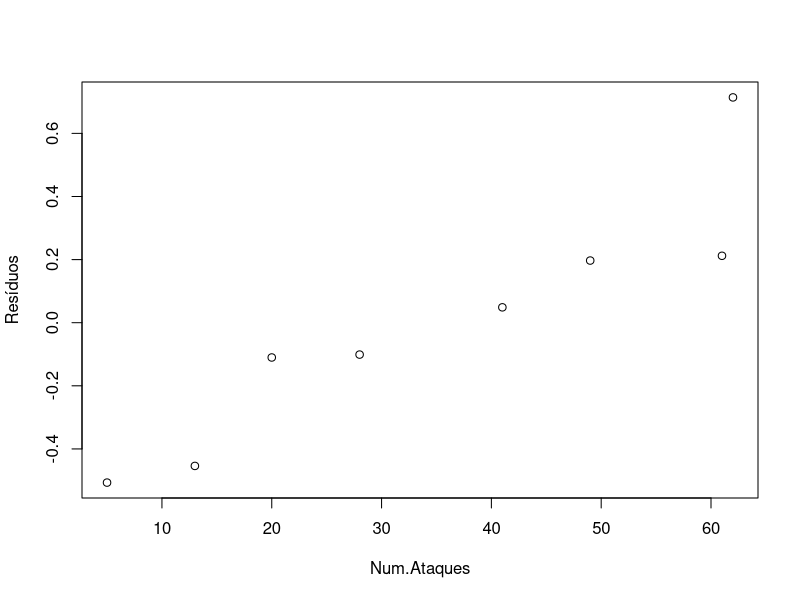
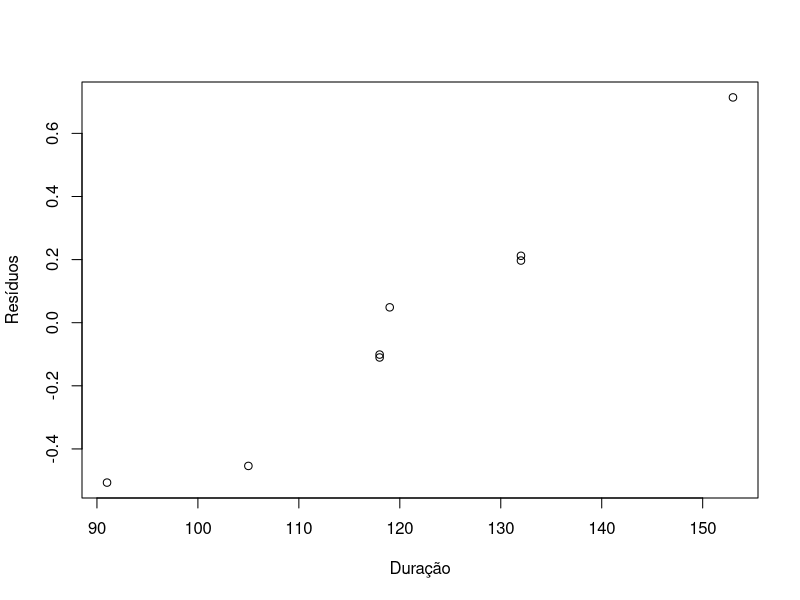
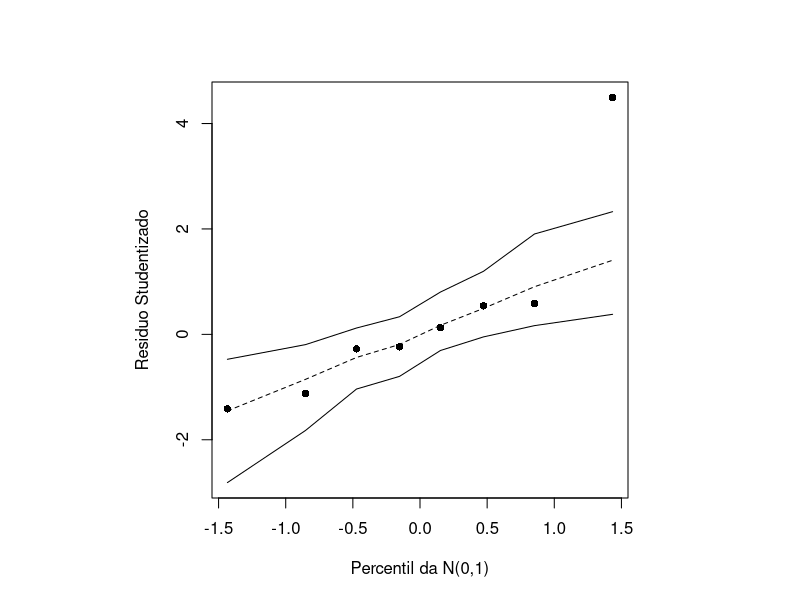
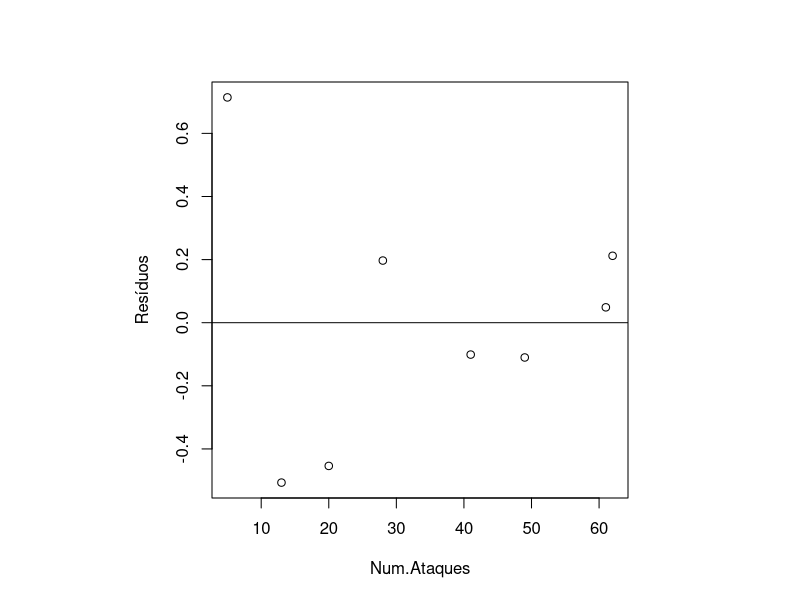
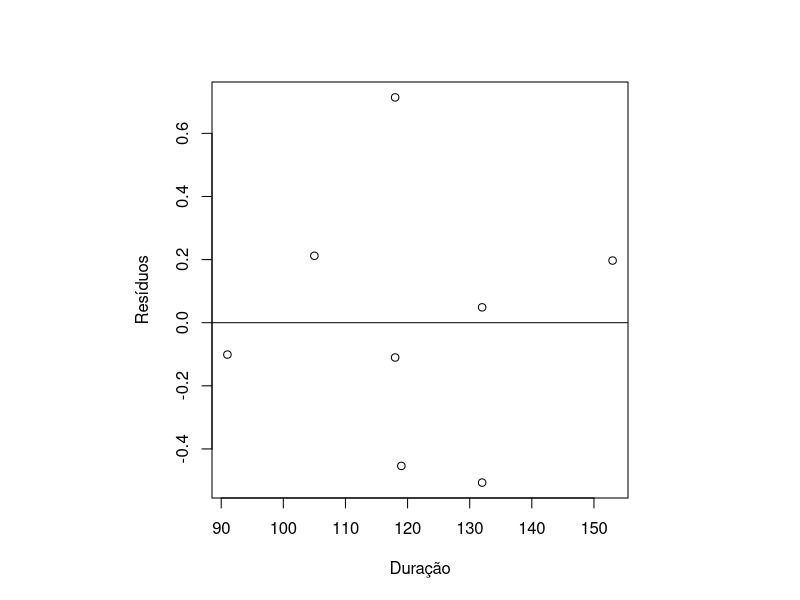

Generate these figures, in order, with R:
# Questão 2
# Constantes

Indices_Observados = c(8.1,6.8,7.0,7.4,7.7,7.5,7.6,8.0)
Num_Ataques = c(5,13,20,28,41,49,61,62)
Duracao = c(118,132,119,153,91,118,132,105)

# Letra A

Y = cbind(Indices_Observados)
Y

X = cbind(rep(1,8), Num_Ataques, Duracao)
X

# Letra B

beta_chapeu = solve(t(X) %*% X) %*% (t(X) %*% Y)
beta_chapeu

# Letra C

ajuste = lm(Indices_Observados ~ Num_Ataques + Duracao)
ajuste

# Obtida pelo beta chapéu:     Y = 8.372602064 + 0.005095369 * Num.Ataques - 0.008576885 * Duracao 
# Obtida pelo lm():            Y = 8.372602 + 0.005095 * Num.Ataques - 0.008577 * Duracao

# Letra D

summary(ajuste)

# Significancia global: 0.05 < 0.5158 -> Não Rejeitamos H0(beta_chapeu[i] == 0 | para todo i)
# Significância individual: 0.01 < 0.5693 e 0.01 < 0.4179 -> Não Rejeitamos H0(beta_chapeu[i] == 0 | para todo i)
# R2 Baixo -> modelo pouco ajustado

# Letra E

Indice_Previsto = 8.372602 + 0.005095 * 25 - 0.008577 * 100
Indice_Previsto

# Letra F 

# Gráficos Q-Q Plot
qqplot(Num_Ataques, residuals(ajuste), xlab="Num.Ataques",ylab="Resíduos")
qqplot(Duracao, residuals(ajuste), xlab="Duração",ylab="Resíduos")

# Gráfico de Envelope

fit.model <- ajuste
par(mfrow=c(1,1))
X <- model.matrix(fit.model)
n <- nrow(X)
p <- ncol(X)
H <- X%*%solve(t(X)%*%X)%*%t(X)
h <- diag(H)
si <- lm.influence(fit.model)$sigma
r <- resid(fit.model)
tsi <- r/(si*sqrt(1-h))

ident <- diag(n)
epsilon <- matrix(0,n,100)
e <- matrix(0,n,100)
e1 <- numeric(n)
e2 <- numeric(n)

for(i in 1:100){
  epsilon[,i] <- rnorm(n,0,1)
  e[,i] <- (ident - H)%*%epsilon[,i]
  u <- diag(ident - H)
  e[,i] <- e[,i]/sqrt(u)
  e[,i] <- sort(e[,i]) }

for(i in 1:n){
  eo <- sort(e[i,])
  e1[i] <- (eo[2]+eo[3])/2
  e2[i] <- (eo[97]+eo[98])/2 }

med <- apply(e,1,mean)
faixa <- range(tsi,e1,e2)

par(pty="s")
qqnorm(tsi,xlab="Percentil da N(0,1)",
       ylab="Residuo Studentizado", ylim=faixa, pch=16, main="")
par(new=TRUE)
qqnorm(e1,axes=F,xlab="",ylab="",type="l",ylim=faixa,lty=1, main="")
par(new=TRUE)
qqnorm(e2,axes=F,xlab="",ylab="", type="l",ylim=faixa,lty=1, main="")
par(new=TRUE)
qqnorm(med,axes=F,xlab="",ylab="",type="l",ylim=faixa,lty=2, main="")

# Teste de Kolmogorv-Smirnov

ks.test(residuals(ajuste), "pnorm")

# (pvalor = 0.3657) > 0.05 = resíduos seguem distribuição normal

# Homocedasticidade

plot(Num_Ataques, residuals(ajuste),xlab="Num.Ataques",ylab="Resíduos")
abline(h=0)

plot(Duracao, residuals(ajuste),xlab="Duração",ylab="Resíduos")
abline(h=0)

# Indícios de rejeição de homocedasticidade (NumAtaques)
